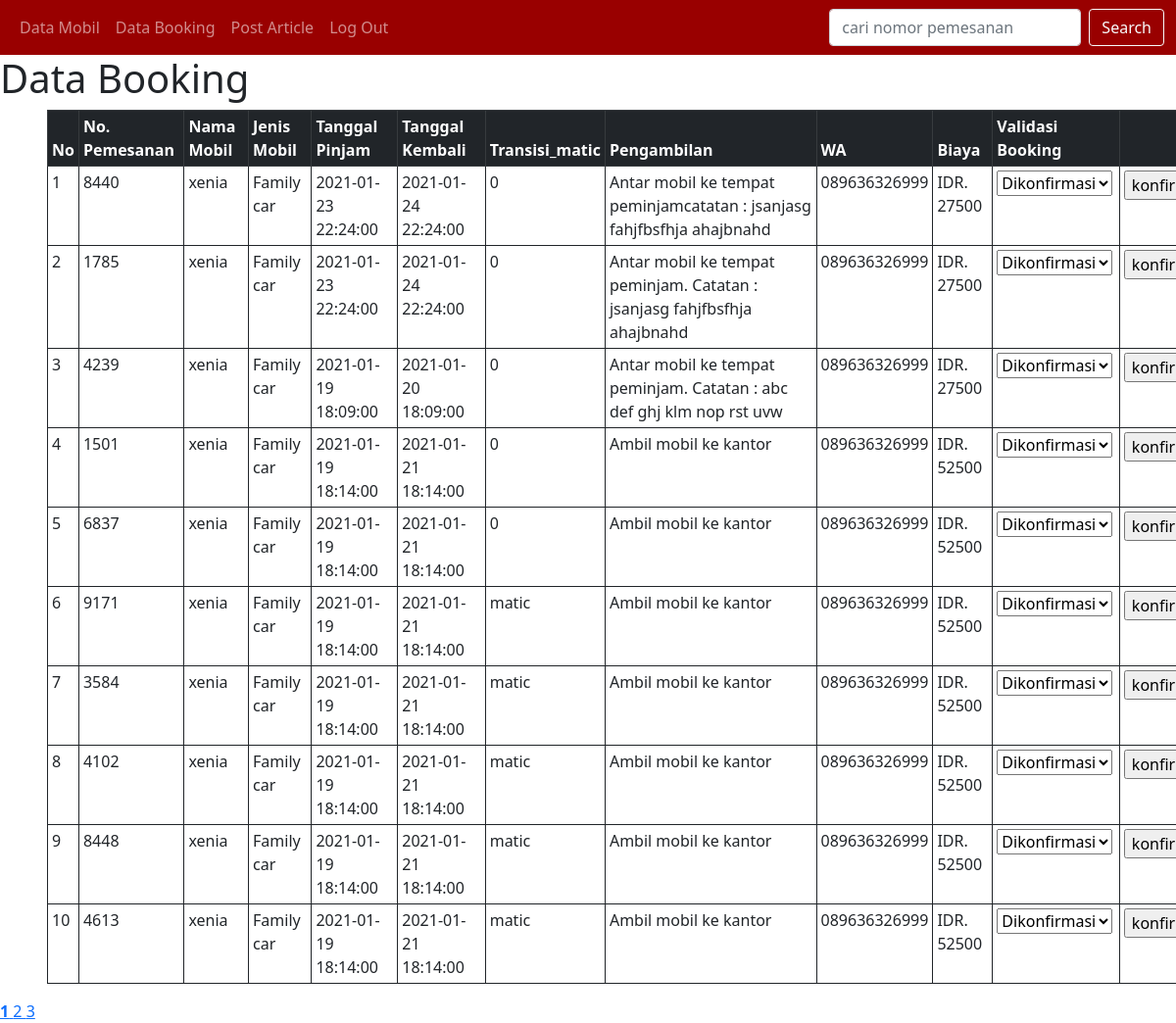
The page /Indorental/data_booking.php on the database its author committed.
### tables this page shows
CREATE TABLE `booking` (
  `id_booking` int(11) NOT NULL,
  `id_mobil` int(11) NOT NULL,
  `no_pemesanan` varchar(5) NOT NULL,
  `tgl_pinjam` datetime NOT NULL,
  `tgl_kembali` datetime NOT NULL,
  `pengambilan` text NOT NULL,
  `transisi_matic` varchar(11) NOT NULL,
  `biaya` varchar(10) NOT NULL,
  `no_WA` varchar(13) NOT NULL,
  `validasi_pemesanan` varchar(10) DEFAULT NULL
);

CREATE TABLE `list_mobil` (
  `id_mobil` int(11) NOT NULL,
  `nama_mobil` varchar(65) NOT NULL,
  `jenis` varchar(20) NOT NULL,
  `deskripsi` text NOT NULL,
  `gambar` varchar(100) NOT NULL,
  `per12` int(11) DEFAULT NULL,
  `per24` int(11) NOT NULL
);

### Indorental/functions.php (called while the page is built, shortened)
<?php
$conn = mysqli_connect("localhost","root","","indorental");
function query($query){
	global $conn;
	$result = mysqli_query($conn, $query);
	$rows = [];
	while ($baris = mysqli_fetch_assoc($result)) {
		$rows[] = $baris;
	}
	return $rows;
}
?>

### Indorental/data_booking.php (the view, shortened to what this page needs)
<?php
require 'functions.php';
$dataperPage = 10;
$data = mysqli_query($conn, "SELECT booking.id_booking, booking.no_pemesanan, list_mobil.nama_mobil, list_mobil.jenis, booking.transisi_matic, booking.tgl_pinjam, booking.tgl_kembali, booking.no_WA, booking.pengambilan, booking.biaya
	FROM booking
	INNER JOIN list_mobil
	ON booking.id_mobil = list_mobil.id_mobil
	ORDER BY booking.id_booking DESC
	");
$totalData = mysqli_num_rows($data);
$totalPages = ceil($totalData/$dataperPage);
$activePage = (isset($_GET['halaman'])) ? $_GET["halaman"] : 1;
$dataStart = ($activePage*$dataperPage)-$dataperPage;
$query = query("SELECT booking.id_booking, booking.no_pemesanan, list_mobil.nama_mobil, list_mobil.jenis, booking.transisi_matic, booking.tgl_pinjam, booking.tgl_kembali, booking.no_WA, booking.pengambilan, booking.biaya, booking.validasi_pemesanan
	FROM booking
	INNER JOIN list_mobil
	ON booking.id_mobil = list_mobil.id_mobil
	LIMIT $dataStart, $dataperPage") or die (mysqli_error);
?>
<!DOCTYPE html>
<html>
<head>
	<link href="https://cdn.jsdelivr.net/npm/bootstrap@5.0.0-beta1/dist/css/bootstrap.min.css" rel="stylesheet">
</head>
<body>
	<nav class="navbar navbar-expand-lg navbar-dark" style="background-color: #990000;">
		<div class="container-fluid">
			<ul class="navbar-nav me-auto mb-2 mb-lg-0">
				<li class="nav-item">
					<a class="nav-link" aria-current="page" href="halaman_admin.php">Data Mobil</a>
				</li>
				<li class="nav-item">
					<a class="nav-link" href="#data_booking">Data Booking</a>
				</li>
				<li class="nav-item">
					<a class="nav-link" href="post_article.php" >Post Article</a>
				</li>
				<li class="nav-item">
					<a class="nav-link" href="logout.php" >Log Out</a>
				</li>
			</ul>
			<form class="d-flex" action="" method="POST">
				<input class="form-control me-2" type="text" name="keyword" value="<?= isset($_POST["keyword"]) ? $_POST["keyword"] : ''; ?>" autofocus placeholder="cari nomor pemesanan" aria-label="Search" autocomplete="off">
				<button class="btn btn-outline-light" type="submit" name="cari">Search</button>
			</form>
		</div>
</nav>
<div class="" id="data_booking" name="data_booking">
	<h1>Data Booking</h1>
	<div class="table-responsive">
		<table class="table table-sm table-bordered border-dark mx-5">
			<thead class="table-dark">
				<tr>
					<th scope="col">No</th>
					<th scope="col">No. Pemesanan</th>
					<th scope="col">Nama Mobil</th>
					<th scope="col">Jenis Mobil</th>
					<th scope="col">Tanggal Pinjam</th>
					<th scope="col">Tanggal Kembali</th>
					<th scope="col">Transisi_matic</th>
					<th scope="col">Pengambilan</th>
					<th scope="col">WA</th>
					<th scope="col">Biaya</th>
					<th scope="col">Validasi Booking</th>
					<th></th>
				</tr>
			</thead>
			<tbody>
				<?php
				$i = 1;
				foreach ($query as $baris) : ?>
					<form method="POST">
						<tr>
							<td><?php echo $i++; ?></td>
							<td><?php echo $baris["no_pemesanan"]; ?></td>
							<td><?php echo $baris["nama_mobil"]; ?></td>
							<td><?php echo $baris["jenis"]; ?></td>
							<td><?php echo $baris["tgl_pinjam"]; ?></td>
							<td><?php echo $baris["tgl_kembali"]; ?></td>
							<td><?php echo $baris["transisi_matic"]; ?></td>
							<td><?php echo $baris["pengambilan"]; ?></td>
							<td><?php echo $baris["no_WA"]; ?></td>
							<td><?php echo $baris["biaya"]; ?></td>
							<td>
								<?php if (is_null($baris["validasi_pemesanan"])): ?>
									<select name="validasi">
										<option value="Dikonfirmasi">Dikonfirmasi</option>
									</select>
								<?php else :
									echo $baris["validasi_pemesanan"];
									?>
								<?php endif ?>
							</td>
							<td>
								<?php if ((is_null($baris["validasi_pemesanan"]))): ?>
									<input type="submit" name="submit" value="konfirmasi" onclick="return confirm('Coba di cek lagi min, nomor pemesanannya udah bener belum?');">
								<?php else:
									echo "Sudah konfirmasi";
									?>
								<?php endif ?>
							</td>
						</tr>
					</form>
				<?php endforeach; ?>
			</tbody>
		</table>
	</div>
	<div class="">
		<?php for ($i=1; $i<=$totalPages ; $i++) : ?>
			<?php if ( $activePage == $i): ?>
				<a href="?halaman=<?=$i; ?> "> <b><?php echo $i; ?></b> </a>
				<?php else: ?>
					<a href="?halaman=<?=$i; ?> "> <?php echo $i; ?> </a>
				<?php endif ?>
			<?php  endfor; ?>
		</div>
	</div>
</body>
</html>

### rows shown on the page
booking: no_pemesanan "8440", id_mobil.nama_mobil "xenia", id_mobil.jenis "Family car", tgl_pinjam "2021-01-23 22:24:00", tgl_kembali "2021-01-24 22:24:00", transisi_matic "0", pengambilan "Antar mobil ke tempat peminjamcatatan : jsanjasg fahjfbsfhja ahajbnahd", no_WA "089636326999", biaya "IDR. 27500"
booking: no_pemesanan "1785", id_mobil.nama_mobil "xenia", id_mobil.jenis "Family car", tgl_pinjam "2021-01-23 22:24:00", tgl_kembali "2021-01-24 22:24:00", transisi_matic "0", pengambilan "Antar mobil ke tempat peminjam. Catatan : jsanjasg fahjfbsfhja ahajbnahd", no_WA "089636326999", biaya "IDR. 27500"
booking: no_pemesanan "4239", id_mobil.nama_mobil "xenia", id_mobil.jenis "Family car", tgl_pinjam "2021-01-19 18:09:00", tgl_kembali "2021-01-20 18:09:00", transisi_matic "0", pengambilan "Antar mobil ke tempat peminjam. Catatan : abc def ghj klm nop rst uvw", no_WA "089636326999", biaya "IDR. 27500"
booking: no_pemesanan "1501", id_mobil.nama_mobil "xenia", id_mobil.jenis "Family car", tgl_pinjam "2021-01-19 18:14:00", tgl_kembali "2021-01-21 18:14:00", transisi_matic "0", pengambilan "Ambil mobil ke kantor", no_WA "089636326999", biaya "IDR. 52500"
booking: no_pemesanan "6837", id_mobil.nama_mobil "xenia", id_mobil.jenis "Family car", tgl_pinjam "2021-01-19 18:14:00", tgl_kembali "2021-01-21 18:14:00", transisi_matic "0", pengambilan "Ambil mobil ke kantor", no_WA "089636326999", biaya "IDR. 52500"
booking: no_pemesanan "9171", id_mobil.nama_mobil "xenia", id_mobil.jenis "Family car", tgl_pinjam "2021-01-19 18:14:00", tgl_kembali "2021-01-21 18:14:00", transisi_matic "matic", pengambilan "Ambil mobil ke kantor", no_WA "089636326999", biaya "IDR. 52500"
booking: no_pemesanan "3584", id_mobil.nama_mobil "xenia", id_mobil.jenis "Family car", tgl_pinjam "2021-01-19 18:14:00", tgl_kembali "2021-01-21 18:14:00", transisi_matic "matic", pengambilan "Ambil mobil ke kantor", no_WA "089636326999", biaya "IDR. 52500"
booking: no_pemesanan "4102", id_mobil.nama_mobil "xenia", id_mobil.jenis "Family car", tgl_pinjam "2021-01-19 18:14:00", tgl_kembali "2021-01-21 18:14:00", transisi_matic "matic", pengambilan "Ambil mobil ke kantor", no_WA "089636326999", biaya "IDR. 52500"
booking: no_pemesanan "8448", id_mobil.nama_mobil "xenia", id_mobil.jenis "Family car", tgl_pinjam "2021-01-19 18:14:00", tgl_kembali "2021-01-21 18:14:00", transisi_matic "matic", pengambilan "Ambil mobil ke kantor", no_WA "089636326999", biaya "IDR. 52500"
booking: no_pemesanan "4613", id_mobil.nama_mobil "xenia", id_mobil.jenis "Family car", tgl_pinjam "2021-01-19 18:14:00", tgl_kembali "2021-01-21 18:14:00", transisi_matic "matic", pengambilan "Ambil mobil ke kantor", no_WA "089636326999", biaya "IDR. 52500"
